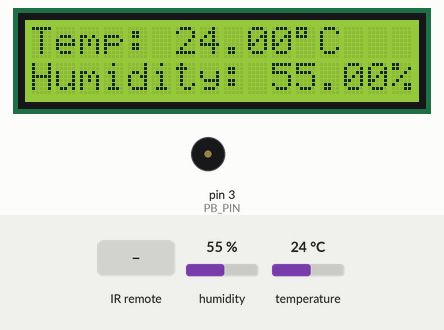
Recording of a program running on a simulated Arduino Uno, built with avr-gcc and run on an emulated ATmega328P. On the bench: 16×2 character LCD, buzzer (waves = sounding). The test bench sets the inputs (shaded band); at power-on: temperature 24 °C, humidity 55 %. What the program prints to the serial monitor is not drawn.

Above: at 2.6 s.
2.7 s: temperature set to 7 °C
At 7.2 s:
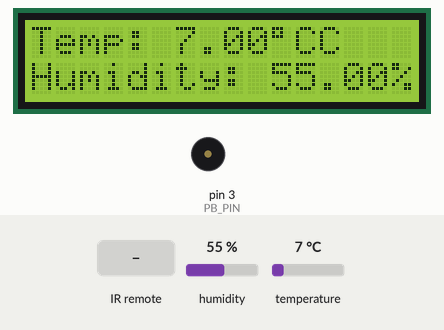
7.5 s: infrared code 0xFF30CF received
At 7.9 s:
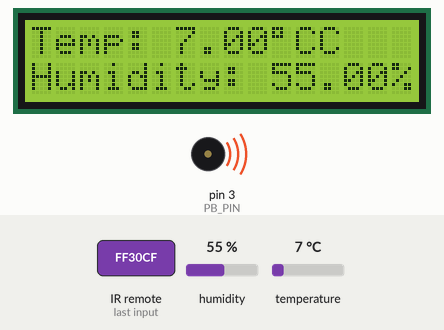
10.5 s: humidity set to 22 %
At 12.0 s:
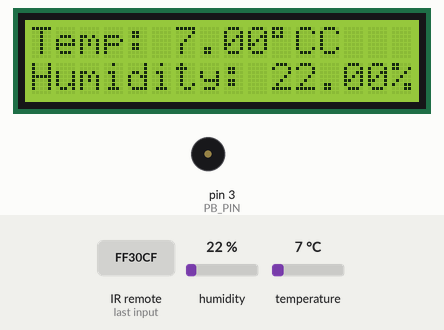
12.3 s: humidity set to 40 %
At 16.3 s:
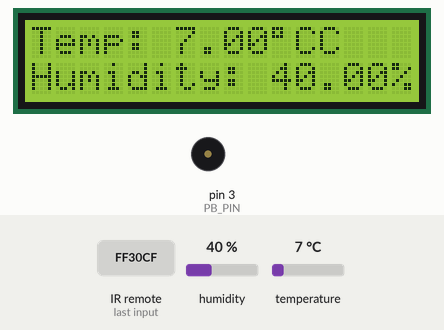
17.8 s: temperature set to 12 °C
At 19.4 s:
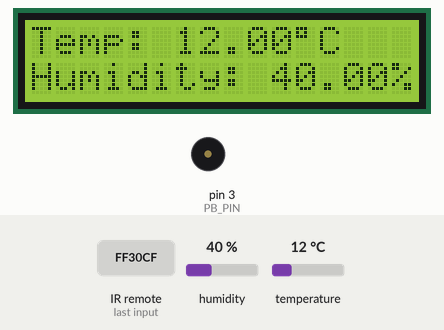
Timing chart, 0 to 20.9 s (numbered marks = the images above; inputs shaded):
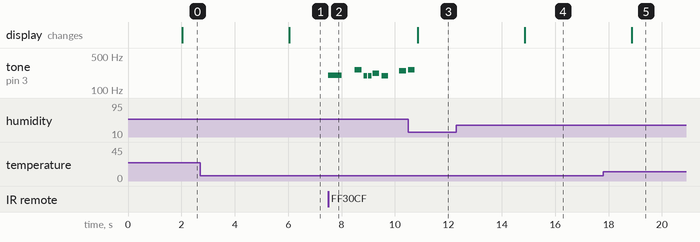

Measured:
- after the input at 2.7 s, the display: changes after 3.3 s (image 1)
- after the input at 7.5 s, tone on pin 3 (PB_PIN): plays 200 Hz for 0.50 s, 262 Hz for 0.25 s, 196 Hz for 0.13 s, 196 Hz for 0.13 s, 220 Hz for 0.25 s, 196 Hz for 0.25 s … (8 notes in this stretch), starting at once
- after the input at 10.5 s, the display: changes after 0.36 s (image 3)
- after the input at 12.3 s, the display: changes after 2.6 s (image 4)
- after the input at 17.8 s, the display: changes after 1.1 s (image 5)

The program:

main.cpp
```cpp
#include <Arduino.h>
#include <NewTone.h>
//#include <boarddefs.h>
#include <IRremote.h>
#include <IRremoteInt.h>
#include <LiquidCrystal.h>
#include <DHT.h>
#include <Adafruit_Sensor.h>
#define NEC_ZERO 0xFF6897

#define DHT_PIN 2
#define IR_PIN 13
#define PB_PIN 3


DHT dht(DHT_PIN, DHT11);
IRrecv ir(IR_PIN);
enum { WEATHER_DISP_MODE, IR_DISP_MODE};
int lcd_display_mode = WEATHER_DISP_MODE;


const int rs = 12, en = 11, d4 = 5, d5 = 4, d6 = 3, d7 = 2;
int melody[] = { 262, 196, 196, 220, 196, 0, 247, 262 };
int noteDurations[] = { 4, 8, 8, 4, 4, 4, 4, 4 };


//LiquidCrystal lcd(rs, en, d4, d5, d6, d7);
LiquidCrystal lcd(7,8,9,10,11,12);
int dht_t_elapsed =0;


void setup() {
  lcd.begin(16, 2);
  Serial.begin(9600);
  lcd.print("hello, world!");
  lcd.setCursor(0,1);
  lcd.print("~~~~~~");
  dht.begin();
  ir.enableIRIn();
  pinMode(PB_PIN, OUTPUT);
  digitalWrite(PB_PIN, LOW);

}
void loop() {
  decode_results dr;


  if (ir.decode(&dr)) {
    if (dr.decode_type == NEC) {
      Serial.print("NEC: ");
      if(dr.value == 0xFF6897) Serial.println("WEATHER_DISP_MODE");
      if(dr.value == 0xFF30CF) {
        Serial.println("TOGGLING PIN 3");
          NewTone(PB_PIN, 200);
          delay(500);
          noNewTone(PB_PIN);
          delay(500);
            for (int thisNote = 0; thisNote < 8; thisNote++) { // Loop through the notes in the array.
    int noteDuration = 1000/noteDurations[thisNote];
    NewTone(PB_PIN, melody[thisNote], noteDuration); // Play thisNote for noteDuration.
    delay(noteDuration * 4 / 3); // Wait while the tone plays in the background, plus another 33% delay between notes.
  }


      }
    } else if (dr.decode_type == SONY) {
      Serial.print("SONY: ");
    } else if (dr.decode_type == RC5) {
      Serial.print("RC5: ");
    } else if (dr.decode_type == RC6) {
      Serial.print("RC6: ");
    } else if (dr.decode_type == UNKNOWN) {
      Serial.print("UNKNOWN: ");
    }
    Serial.println(dr.value, HEX);
    ir.resume(); // Receive the next value
  }


 // int chk = dht.read(DHT_PIN);
 if(lcd_display_mode == WEATHER_DISP_MODE && millis() - dht_t_elapsed > 2000){
  dht_t_elapsed = millis();
  lcd.setCursor(0,0);
  lcd.print("Temp: ");
  lcd.print(dht.readTemperature());
  lcd.print((char)223);
  lcd.print("C");
  lcd.setCursor(0,1);
  lcd.print("Humidity: ");
  lcd.print(dht.readHumidity());
  lcd.print("%");
 }
}
```
